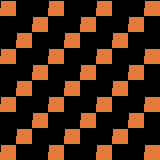

A level layout from a 2D game, rendered from its tile map. Below: a short description, then the map file with its tile-grid data intact:
An orthogonal 10x10 tile map with 16x16 px tiles, 1 tile layer (Ground).

<map version="1.10" tiledversion="1.12.0" orientation="orthogonal" renderorder="right-down" width="10" height="10" tilewidth="16" tileheight="16" infinite="0" nextlayerid="2" nextobjectid="1">
 <tileset firstgid="1" name="world_tiles" tilewidth="16" tileheight="16" tilecount="32" columns="8">
  <image source="../tiles.png" width="128" height="64" />
 </tileset>
 <layer id="1" name="Ground" width="10" height="10">
  <data encoding="csv">
3,0,0,3,0,0,3,0,0,3,
0,0,3,0,0,3,0,0,3,0,
0,3,0,0,3,0,0,3,0,0,
3,0,0,3,0,0,3,0,0,3,
0,0,3,0,0,3,0,0,3,0,
0,3,0,0,3,0,0,3,0,0,
3,0,0,3,0,0,3,0,0,3,
0,0,3,0,0,3,0,0,3,0,
0,3,0,0,3,0,0,3,0,0,
3,0,0,3,0,0,3,0,0,3
</data>
 </layer>
</map>
